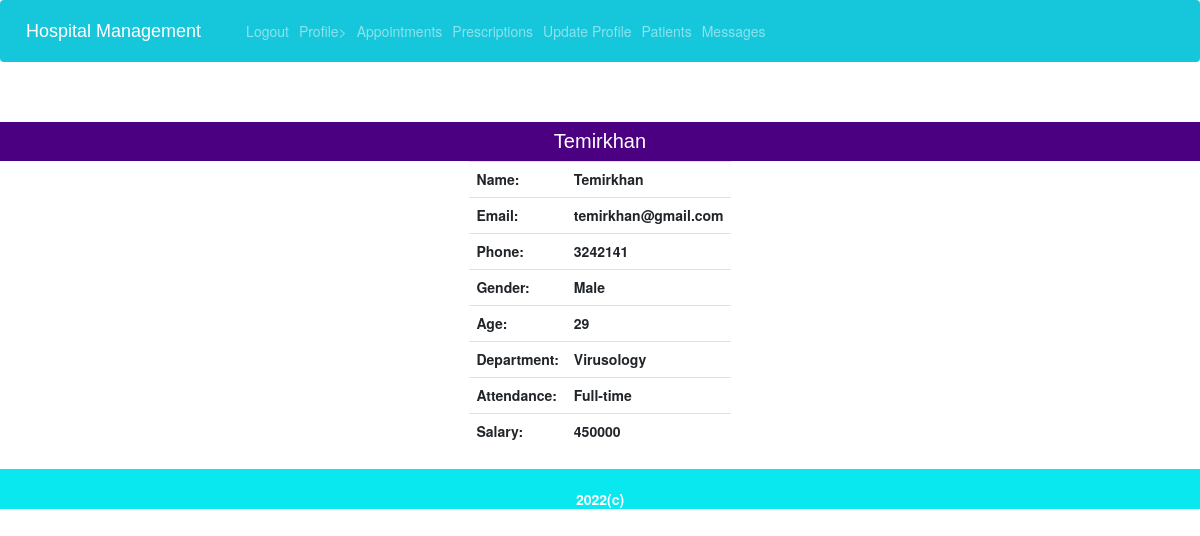
The app's page /accounts/profile (signed in) with its own data.
### accounts/models.py (models this page shows, shortened)
class Doctor(models.Model):
    user = models.ForeignKey(User,on_delete=models.CASCADE)
    did=models.AutoField(primary_key=True)
    phone=models.CharField(max_length=10)
    age=models.CharField(max_length=3)
    gender=models.CharField(max_length=10)
    Department=models.CharField(max_length=20)
    attendance=models.CharField(max_length=10)
    status=models.CharField(max_length=15)
    salary=models.CharField(max_length=10)
    otp=models.CharField(max_length=6)

### accounts/views.py (the view)
# urls.py: path('profile',views.profile,name='profile'),
@login_required
def profile(request):
    if request.user.last_name=='Doctor':
        pro=Doctor.objects.filter(user=request.user).first()
    if request.user.last_name=='Patient':
        pro=Patient.objects.filter(user=request.user).first()
    if request.user.last_name=='Reception':
        pro=HR.objects.filter(user=request.user).first()
    c={'pro':pro}
    return render(request,'accounts/profile.html',c)

### accounts/templates/accounts/profile.html (shortened to what this page needs)
{% extends 'home/base.html' %}
{% block content %}
<br></br>
<head>
<link href="//netdna.bootstrapcdn.com/bootstrap/3.0.0/css/bootstrap.min.css" rel="stylesheet" id="bootstrap-css">
</head>
<center>
<div class="table">
    <div  style="font-size: 20px;font-family: arial;font-style: initial;background-color: indigo;color: white;padding: 5px;">{{user.first_name}}</div>
<table>
<tr><th>Name:</th><th>{{ user.first_name }}</th></tr>
<tr><th>Email:</th><th>{{ user.email }}</th></tr>
<tr><th>Phone:</th><th> {{ pro.phone }}</th></tr>
<tr><th>Gender:</th><th> {{ pro.gender }}</th></tr>
<tr><th>Age:</th><th> {{ pro.age }}</th></tr>
{% ifequal pro.user.last_name "Doctor" %}
<tr><th>Department:</th><th>{{pro.Department}}</th></tr>
<tr><th>Attendance:</th><th>{{pro.attendance}}</th></tr>
<tr><th>Salary:</th><th>{{pro.salary}}</th></tr>
</table>
{%endifequal%}
</div>
</center>
{% endblock %}

### records on screen
Doctor: phone "3242141", gender "Male", age "29", Department "Virusology", attendance "Full-time", salary "450000"

### other values on screen
{{ user.first_name }} "Temirkhan"
{{ user.email }} "temirkhan@gmail.com"
